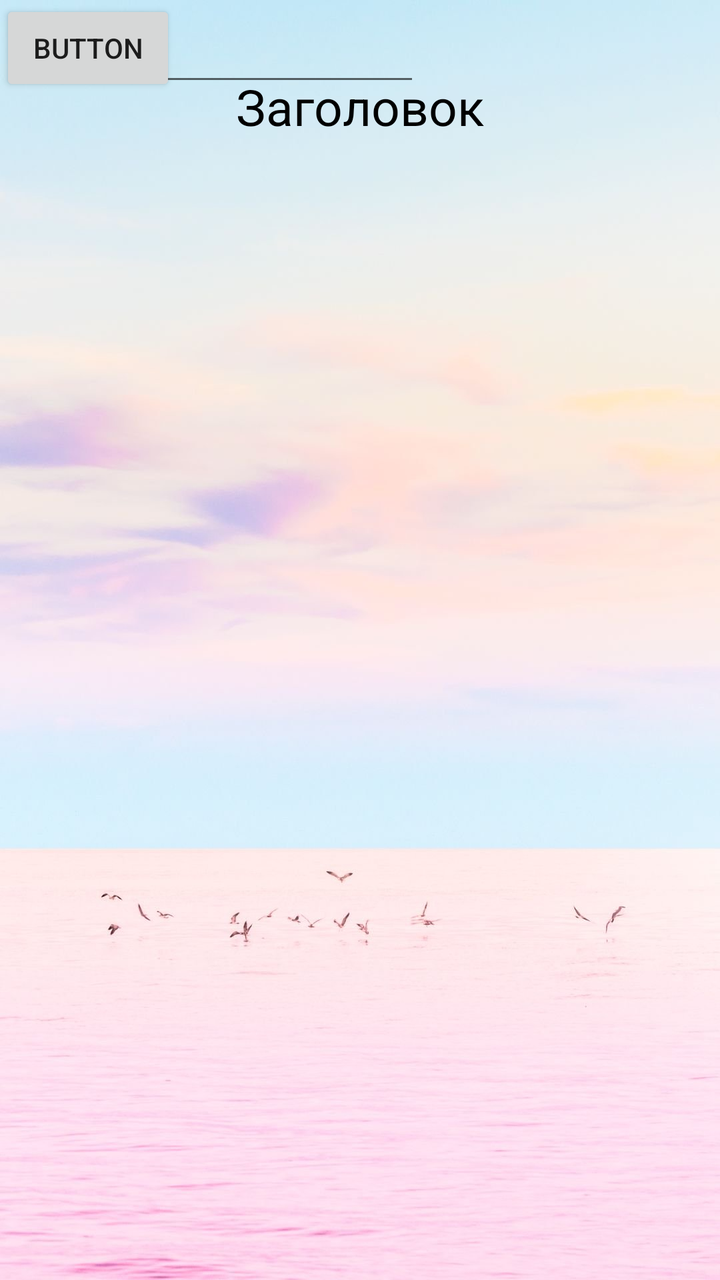
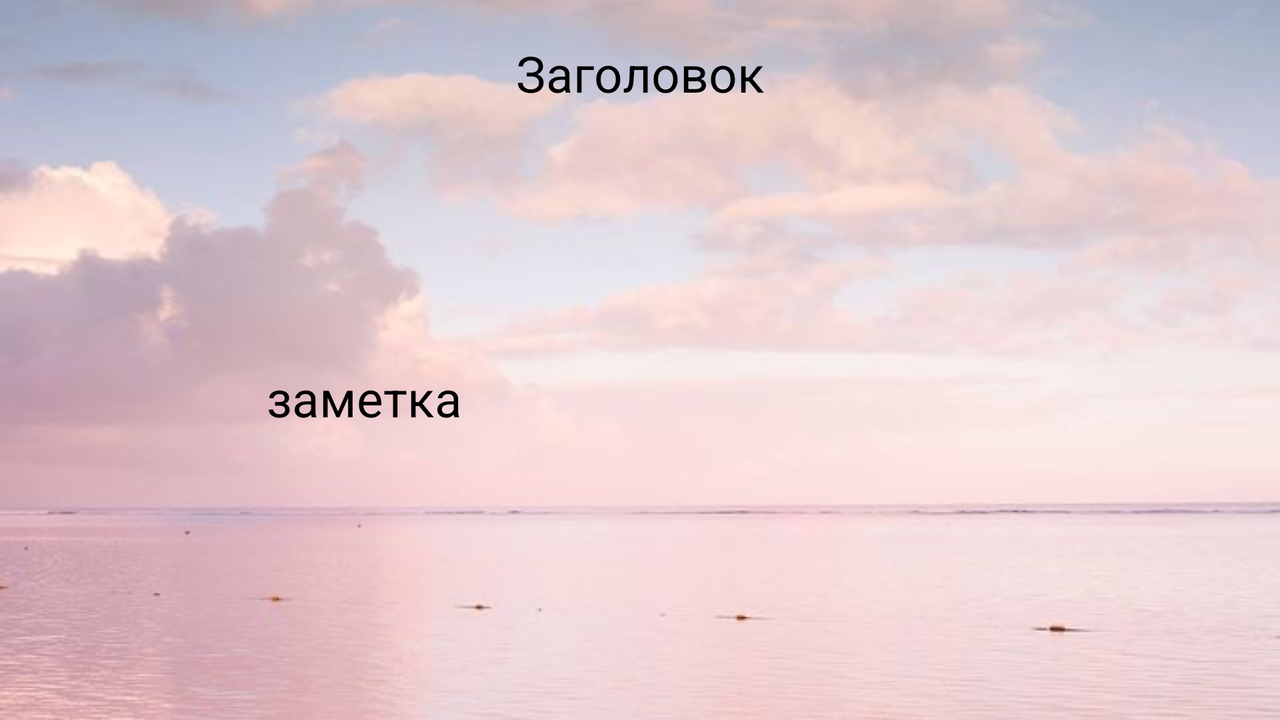

The same Android screen from two of the app's own layout files: first res/layout/ as a phone draws it, then the author's variant for another configuration, drawn on a device whose configuration selects that folder. Both files follow.
<!-- AndroidManifest.xml: application theme Theme.ITcolledge -->
<!-- res/layout/activity_ewm.xml -->
<?xml version="1.0" encoding="utf-8"?>
<androidx.constraintlayout.widget.ConstraintLayout xmlns:android="http://schemas.android.com/apk/res/android"
    xmlns:app="http://schemas.android.com/apk/res-auto"
    xmlns:tools="http://schemas.android.com/tools"
    android:layout_width="match_parent"
    android:layout_height="match_parent"
    tools:context=".ActivityEWM"
    android:background="@drawable/ob1"
    tools:ignore="MissingClass">

    <TextView
        android:id="@+id/txt"
        android:layout_width="wrap_content"
        android:layout_height="wrap_content"
        android:text="Заголовок"
        android:textColor="@color/black"
        android:textSize="25dp"
        app:layout_constraintBottom_toBottomOf="parent"
        app:layout_constraintEnd_toEndOf="parent"
        app:layout_constraintStart_toStartOf="parent"
        app:layout_constraintTop_toTopOf="parent"
        app:layout_constraintVertical_bias="0.060000002"
        tools:ignore="MissingConstraints" />

    <EditText
        android:id="@+id/txt2"
        android:layout_width="wrap_content"
        android:layout_height="wrap_content"
        android:autofillHints=""
        android:ems="10"
        android:inputType="text"
        android:minHeight="48dp"
        android:text="Name"
        tools:ignore="MissingConstraints"
        tools:layout_editor_absoluteX="100dp"
        tools:layout_editor_absoluteY="286dp" />

    <Button
        android:id="@+id/ex"
        android:layout_width="wrap_content"
        android:layout_height="wrap_content"
        android:text="Button"
        tools:layout_editor_absoluteX="152dp"
        tools:layout_editor_absoluteY="670dp"
        tools:ignore="MissingConstraints" />


</androidx.constraintlayout.widget.ConstraintLayout>
<!-- resources referenced by this layout -->
<resources>
  <!-- drawable ob1: jpg bitmap (drawable, 81016 bytes) -->
  <style name="Theme.ITcolledge" parent="Theme.MaterialComponents.DayNight.DarkActionBar">
          
          <item name="colorPrimary">@color/purple_500</item>
          <item name="colorPrimaryVariant">@color/purple_700</item>
          <item name="colorOnPrimary">@color/white</item>
          
          <item name="colorSecondary">@color/teal_200</item>
          <item name="colorSecondaryVariant">@color/teal_700</item>
          <item name="colorOnSecondary">@color/black</item>
          
          <item name="android:statusBarColor">?attr/colorPrimaryVariant</item>
          
      </style>
</resources>
<!-- res/layout-land/activity_ewm.xml (the author's variant of the layout above) -->
<!-- drawn on the phone turned sideways -->
<?xml version="1.0" encoding="utf-8"?>
<androidx.constraintlayout.widget.ConstraintLayout xmlns:android="http://schemas.android.com/apk/res/android"
    xmlns:app="http://schemas.android.com/apk/res-auto"
    xmlns:tools="http://schemas.android.com/tools"
    android:layout_width="match_parent"
    android:layout_height="match_parent"
    tools:context=".ActivityEWM"
    android:background="@drawable/img_5736">

    <TextView
        android:id="@+id/txt"
        android:layout_width="wrap_content"
        android:layout_height="wrap_content"
        android:text="Заголовок"
        android:textColor="@color/black"
        android:textSize="25dp"
        app:layout_constraintBottom_toBottomOf="parent"
        app:layout_constraintEnd_toEndOf="parent"
        app:layout_constraintStart_toStartOf="parent"
        app:layout_constraintTop_toTopOf="parent"
        app:layout_constraintVertical_bias="0.060000002"
        tools:ignore="MissingConstraints" />

    <TextView
        android:id="@+id/txt2"
        android:layout_width="wrap_content"
        android:layout_height="wrap_content"
        android:layout_marginStart="25dp"
        android:layout_marginEnd="20dp"
        android:text="заметка"
        android:textColor="@color/black"
        android:textSize="25dp"
        app:layout_constraintBottom_toBottomOf="parent"
        app:layout_constraintEnd_toEndOf="parent"
        app:layout_constraintHorizontal_bias="0.218"
        app:layout_constraintStart_toStartOf="parent"
        app:layout_constraintTop_toBottomOf="@+id/txt"
        app:layout_constraintVertical_bias="0.471"
        tools:ignore="MissingConstraints" />


</androidx.constraintlayout.widget.ConstraintLayout>
<!-- resources referenced by the variant -->
<!-- as the phone turned sideways resolves them -->
<resources>
  <!-- drawable img_5736: jpg bitmap (drawable, 31817 bytes) -->
  <style name="Theme.ITcolledge" parent="Theme.MaterialComponents.DayNight.DarkActionBar">
          
          <item name="colorPrimary">@color/purple_500</item>
          <item name="colorPrimaryVariant">@color/purple_700</item>
          <item name="colorOnPrimary">@color/white</item>
          
          <item name="colorSecondary">@color/teal_200</item>
          <item name="colorSecondaryVariant">@color/teal_700</item>
          <item name="colorOnSecondary">@color/black</item>
          
          <item name="android:statusBarColor">?attr/colorPrimaryVariant</item>
          
      </style>
</resources>
